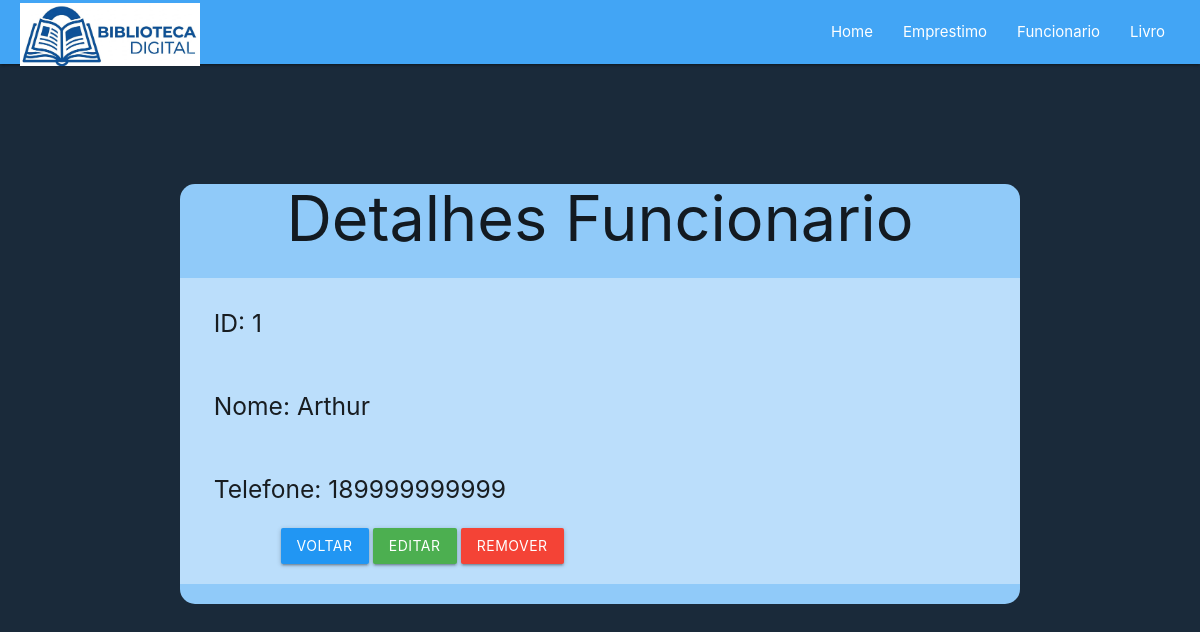
The page /VIEW/Funcionario/detalhefuncionario.php?id=1 on the database its author committed.
### tables this page shows
CREATE TABLE `funcionario` (
  `id` int(11) NOT NULL,
  `nome` varchar(50) NOT NULL,
  `telefone` varchar(15) NOT NULL
);

### DAL/funcionario.php (called while the page is built, shortened)
<?php
    include_once $_SERVER['DOCUMENT_ROOT'] . "/Bibliotecaphp/DAL/conexao.php";
    include_once $_SERVER['DOCUMENT_ROOT'] . "/Bibliotecaphp/MODEL/funcionario.php";
    class Funcionario{
        public function Selectbyid(int $id){
        $sql = "Select * from funcionario where id=?;";
        $con = Conexao::conectar();
        $query = $con->prepare($sql);
        $query->execute(array($id));
        $linha = $query->fetch(\PDO::FETCH_ASSOC);
        $funcionario = new \MODEL\Funcionario();
        $funcionario->setId($linha['id']);
        $funcionario->setNome($linha['nome']);
        $funcionario->setTelefone($linha['telefone']);
        return $funcionario;
        }
    }
?>

### DAL/conexao.php (called while the page is built, shortened)
<?php
    class Conexao{
        private static $dbNome = 'biblioteca';
        private static $dbHost = 'localhost';
        private static $dbUsuario = 'root';
        private static $dbSenha = '';
        private static $cont = null;
        public static function conectar(){
            if(self::$cont == null){
                try{
                    self::$cont = new PDO("mysql:host=" . self::$dbHost . ";dbname=" . self::$dbNome, self::$dbUsuario , self::$dbSenha);
                }
                catch(\PDOException $exception){
                    die($exception->getMessage());
                }
            }
            return self::$cont;
        }
        public static function desconectar(){
            self::$cont = null;
            return self::$cont;
        }
    }
?>

### MODEL/funcionario.php (called while the page is built, shortened)
<?php
    class Funcionario{
        private ?int $id;
        private ?string $nome;
        private ?string $telefone;
        public function getId(){
            return $this->id;
        }
        public function setId(int $id){
            $this->id = $id;
        }
        public function getNome(){
            return $this->nome;
        }
        public function setNome(string $nome){
            $this->nome = $nome;
        }
        public function getTelefone(){
            return $this->telefone;
        }
        public function setTelefone(string $telefone){
            $this->telefone = $telefone;
        }
    }
?>

### VIEW/Funcionario/detalheFuncionario.php (the view, shortened to what this page needs)
<?php
    $id = $_GET['id'];
    include_once $_SERVER['DOCUMENT_ROOT'] . "/Bibliotecaphp/menu.php";
    include_once $_SERVER['DOCUMENT_ROOT'] . "/Bibliotecaphp/DAL/funcionario.php";
    include_once $_SERVER['DOCUMENT_ROOT'] . "/Bibliotecaphp/MODEL/funcionario.php";
    $dalFuncionario = new DAL\Funcionario();
    $funcionario = $dalFuncionario->Selectbyid($id);
?>
<!DOCTYPE html>
<html lang="en">
<head>
    <link rel="stylesheet" href="https://cdnjs.cloudflare.com/ajax/libs/materialize/1.0.0/css/materialize.min.css">
</head>
<body style="background-color: #1a2a3a;">
    <div class="row container col s12 blue lighten-3" style="border-radius: 15px; margin-top: 10%">
        <div>
            <h1 class="center">Detalhes Funcionario</h1>
        </div>
        <div class="row col s12 blue lighten-4">
            <form action="" method="post" class="col s10">
                <div class="input-field col s10">
                    <h5>ID: <?php echo $funcionario->getId(); ?></h5>
                </div>
                <div class="input-field col s10">
                    <h5>Nome: <?php echo $funcionario->getNome(); ?></h5>
                </div>
                <div class="input-field col s10">
                    <h5>Telefone: <?php echo $funcionario->getTelefone(); ?></h5>
                </div>
                <div class="row center col s8">
                    <a class="waves-effect waves-light btn blue" href="listarfuncionario.php">Voltar</a>
                    <a class="waves-effect waves-light btn green" href="editarfuncionario.php?id=<?php echo $funcionario->getId(); ?>">Editar</a>
                    <a class="waves-effect waves-light btn red" onclick="JavaScript: remover(<?php echo $funcionario->getId(); ?>)">Remover</a>
                </div>
            </form>
        </div>
    </div>
</body>
</html>

### rows shown on the page
funcionario: id "1", nome "Arthur", telefone "189999999999"
